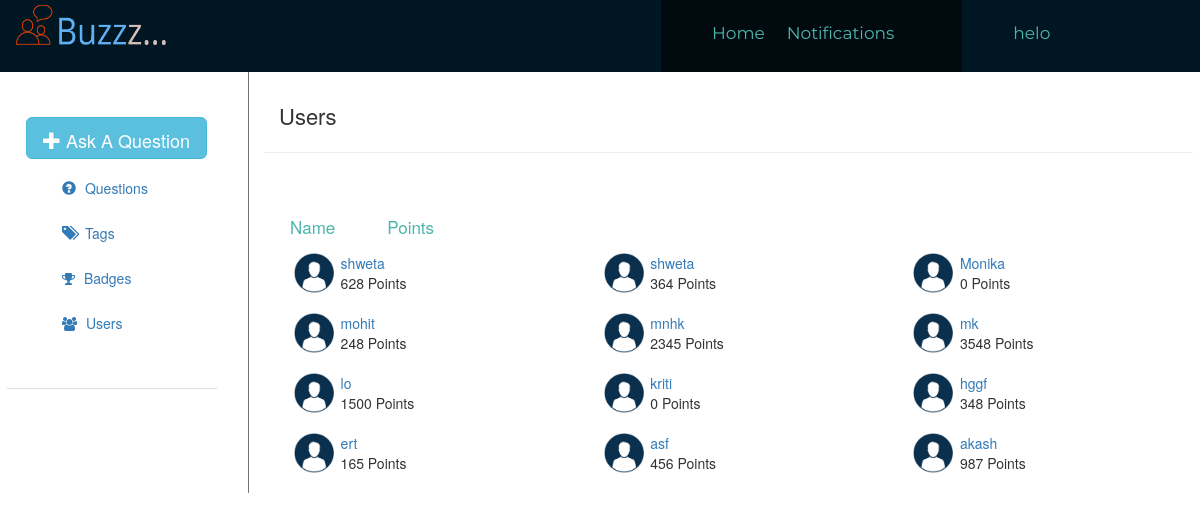
The app's page /allusers.php (signed in) with its own data.
### tables this page shows
CREATE TABLE IF NOT EXISTS `student` (
  `student_id` int(11) NOT NULL AUTO_INCREMENT,
  `person_id` int(11) NOT NULL,
  `username` varchar(100) NOT NULL,
  `board_id` int(11) NOT NULL,
  `class_id` int(11) NOT NULL,
  `Points` int(10) NOT NULL,
  PRIMARY KEY (`student_id`)
);

### allusers.php (the view, shortened to what this page needs)
<?php
include 'common.php';
?>
<!Doctype HTML>
<HEAD>
</HEAD>
<link rel="stylesheet" href="bootstrap.css">
    <link rel="stylesheet" href="https://maxcdn.bootstrapcdn.com/bootstrap/3.3.7/css/bootstrap.min.css">
<link rel="stylesheet" href="https://cdnjs.cloudflare.com/ajax/libs/font-awesome/4.7.0/css/font-awesome.min.css">
<link rel="stylesheet" href="buzzpage.css">
<body>
<div id="right-content" class="col-sm-9">
	     <div class="tabu">
             Users
        </div>
		<hr>
	<div class="tabular">
  <button class="tablinks" onclick="opentype('Name')">Name</button>
  <button class="tablinks" onclick="opentype('Points')">Points</button>
</div>
<div id="Name" class="w3-container type">
<?php
$servername = "localhost";
$username = "root";
$password = "";
$dbname = "swf";
 $conn = mysqli_connect($servername, $username, $password, $dbname);
$sql="select username,Points from student ORDER BY username DESC";
$result=(mysqli_query($conn,$sql));
$count=0;
if(mysqli_num_rows($result)>0)
{
	while($row=mysqli_fetch_assoc($result))
	{
		$user=$row["username"];
		$points=$row["Points"];
		$count++;
?>
    <div id="userbox" class="col-sm-4">
	    <div class="col-sm-2">
			<img src="profile.png" style="height:40px;width:40px;">
        </div>
        <div class="col-sm-10">
		<?php
		echo "<a href=\"userprofile.php?name=$user\" method=\"GET\">$user</a><br>";
		echo "$points Points";
?>
</div>
    </div>
<?php
    if($count%3==0)
	{
		?>
	<br><br><br>
		<?php
	}
	}
}
?>
</div>
  </div>
  </body>
  </html>

### buzzpage.css (style rules this page uses)
#links ul li a,button { display:block; height:30px; font-size:17px; color:#4db6ac; text-align:center; text-decoration:none; float:right; margin:25px 10px; line-height:30px; padding:1px 1px; }
#right-content { width:80%; float:right; margin-right:-8px; border-left:1px solid #757575; }
.tabu { font-size:22px; padding-left:15px; padding-top:28px; height:60px; }
.tabular { overflow: hidden; }
.tabular button { background-color: inherit; float: left; border: none; outline: none; cursor: pointer; padding: 14px 16px; transition: 0.3s; font-size: 17px; }

### common.php (style rules this page uses)
input, textarea, button { text-rendering: auto; color: initial; letter-spacing: normal; word-spacing: normal; text-transform: none; text-indent: 0px; text-shadow: none; display: inline-block; text-align: start; margin: 0em; font: 400 13.3333px Arial; }
a { text-decoration: none; color: #2b6dad; background: transparent; }
body { height: 100%; word-wrap: break-word; color: #333; font-size: 13px; overflow-y: auto; overflow-x: auto; }

### records on screen
student: username "shweta", Points "628"
student: username "shweta", Points "364"
student: username "Monika", Points "0"
student: username "mohit", Points "248"
student: username "mnhk", Points "2345"
student: username "mk", Points "3548"
student: username "lo", Points "1500"
student: username "kriti", Points "0"
student: username "hggf", Points "348"
student: username "ert", Points "165"
student: username "asf", Points "456"
student: username "akash", Points "987"

### other values on screen
$user "helo"
